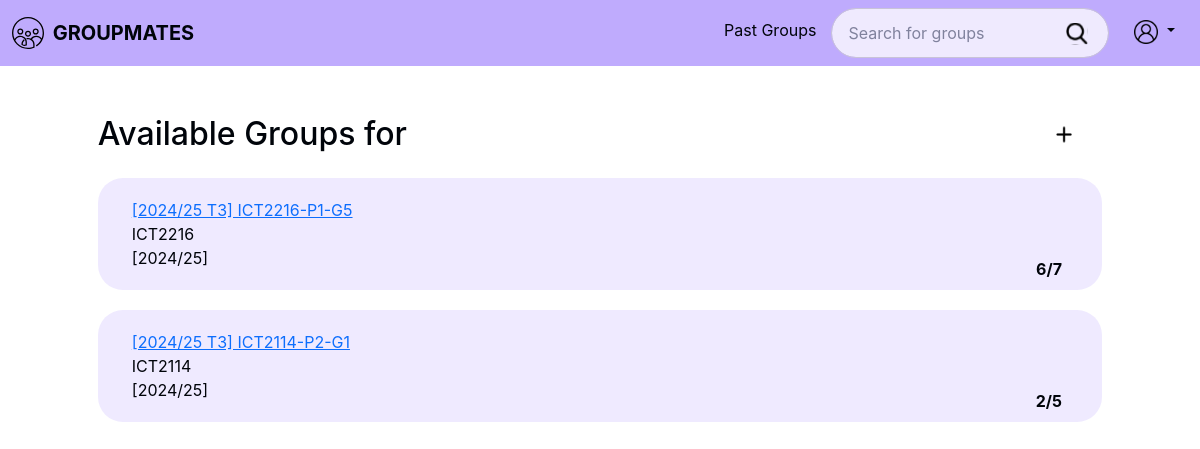
/groups.php (signed in), run on an earlier commit of the app's database.
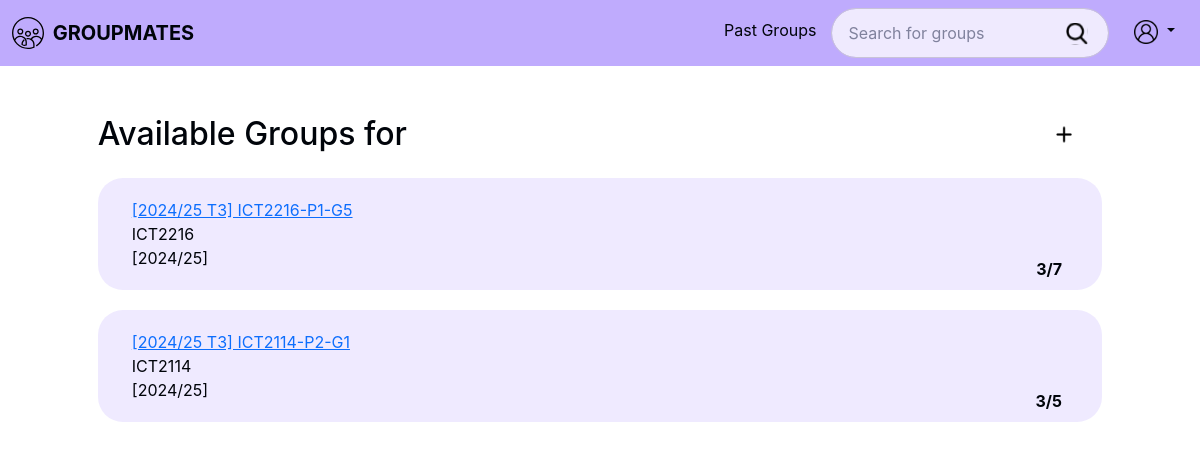
And on a later commit of the database.
### tables this page shows
CREATE TABLE `groups` (
  groupId INT AUTO_INCREMENT PRIMARY KEY,
  groupName VARCHAR(255) NOT NULL,
  acadYear VARCHAR(20) NOT NULL,
  trimester VARCHAR(10) NOT NULL,
  moduleCode VARCHAR(20) NOT NULL,
  labGroupCode VARCHAR (10) NULL,
  groupNumber INT NOT NULL,
  noOfMembers INT NOT NULL DEFAULT 0,
  maxGroupSize INT NOT NULL,
  groupStatus ENUM('active', 'inactive', 'closed') NOT NULL, 
  FOREIGN KEY (moduleCode) REFERENCES modules (moduleCode) ON DELETE RESTRICT,
  FOREIGN KEY (labGroupCode, moduleCode) REFERENCES labGroups (labGroupCode, moduleCode) ON DELETE RESTRICT
);

### src/Boundary/GroupPageController.php (called while the page is built, shortened)
<?php
class GroupPageController
{
    private GroupControl $groupControl;
    public function __construct(GroupControl $groupControl, GroupMembershipControl $groupMembershipControl, PDO $pdo)
    {
        $this->groupControl = $groupControl;
    }
    public function listAllActiveGroups(): array
    {
        return $this->groupControl->getAllActiveGroups();
    }
}
?>

### src/Control/GroupControl.php (called while the page is built, shortened)
<?php
class GroupControl
{
    private GroupRepository $groupRepo;
    public function __construct(
        GroupRepository $groupRepo,
        GroupMembershipRepository $groupMembershipRepo
    ) {
        $this->groupRepo = $groupRepo;
    }
    public function getAllActiveGroups(): array
    {
        return $this->groupRepo->getAllActiveGroups();
    }
}
?>

### src/Mapper/GroupMapper.php (called while the page is built, shortened)
<?php
class GroupMapper implements GroupRepository
{
    private PDO $dbConnection;
    public function __construct(PDO $dbConnection)
    {
        $this->dbConnection = $dbConnection;
    }
    private function mapRowToGroup(array $row): Group
    {
        $group = new Group(
            $row['acadYear'],
            $row['trimester'],
            $row['moduleCode'],
            $row['labGroupCode'],
            (int) $row['groupNumber'],
            (int) $row['maxGroupSize'],
            $row['groupStatus'],
            (int) $row['noOfMembers']
        );
        $group->assignGroupId((int) $row['groupId']);
        $group->assignGroupName($row['groupName']);
        return $group;
    }
    public function getAllActiveGroups(): array
    {
        $stmt = $this->dbConnection->prepare("SELECT * FROM `groups` WHERE groupStatus = 'active'");
        $stmt->execute();
        $groups = [];
        while ($row = $stmt->fetch(PDO::FETCH_ASSOC)) {
            $group = $this->mapRowToGroup($row);
            $groups[] = $group;
        }
        return $groups;
    }
}
?>

### src/Entity/Group.php (called while the page is built, shortened)
<?php
class Group
{
    private int $groupId;
    private string $groupName;
    private string $acadYear;
    private string $moduleCode;
    private int $noOfMembers;
    private int $maxMembers;
    public function getGroupId(): int
    {
        return $this->groupId;
    }
    public function getGroupName(): string
    {
        return $this->groupName;
    }
    public function getAcadYear(): string
    {
        return $this->acadYear;
    }
    public function getModuleCode(): string
    {
        return $this->moduleCode;
    }
    public function getNoOfMembers(): int
    {
        return $this->noOfMembers;
    }
    public function getMaxMembers(): int
    {
        return $this->maxMembers;
    }
    private function setGroupId(int $groupId): void
    {
        $this->groupId = $groupId;
    }
    private function setGroupName(string $groupName): void
    {
        $this->groupName = $groupName;
    }
    private function setAcadYear(string $acadYear): void
    {
        $this->acadYear = $acadYear;
    }
    private function setModuleCode(string $moduleCode): void
    {
        $this->moduleCode = $moduleCode;
    }
    private function setNoOfMembers(int $noOfMembers): void
    {
        $this->noOfMembers = $noOfMembers;
    }
    private function setMaxMembers(int $maxMembers): void
    {
        $this->maxMembers = $maxMembers;
    }
}
?>

### public/groups.php (the view, shortened to what this page needs)
<?php
require_once __DIR__ . '/../src/bootstrap.php';
$groupRepo = new GroupMapper($pdo);
$groupMembershipRepo = new GroupMembershipMapper($pdo);
$groupJoinRequestsRepo = new GroupJoinRequestsMapper($pdo);
$groupControl = new GroupControl($groupRepo, $groupMembershipRepo);
$groupMembershipControl = new GroupMembershipControl($groupMembershipRepo, $groupRepo, $groupJoinRequestsRepo);
$controller = new GroupPageController($groupControl, $groupMembershipControl, $pdo);
$groups = $controller->listAllActiveGroups();
?>
<div class="container">
    <div class="group-wrapper">
        <div class="title d-flex justify-content-between mb-4">
            <h2 class="m-0">Available Groups for </h2>
            <a href="group_create.php" class="text-decoration-none d-flex">
                <img src="img/plus.svg" alt="Add Group" class="w-100 add-group" />
            </a>
        </div>
        <?php if (count($groups) > 0): ?>
            <?php foreach ($groups as $group): ?>
                <div class="group-item">
                    <a href="group_info.php?groupId=<?= $group->getGroupId() ?>">
                        <?= htmlspecialchars($group->getGroupName()) ?>
                    </a>
                    <span class="module"><?= htmlspecialchars($group->getModuleCode()) ?></span>
                    <span class="acad-term">[<?= htmlspecialchars($group->getAcadYear()) ?>]</span>
                    <span class="member-count"><?= $group->getNoOfMembers() ?>/<?= $group->getMaxMembers() ?></span>
                </div>
            <?php endforeach; ?>
        <?php else: ?>
            <p>No groups found.</p>
        <?php endif; ?>
    </div>
</div>
<?php
include '_layout.php';
?>

What changed in the data, as far as the page shows it:
changed groups "[2024/25 T3] ICT2216-P1-G5": noOfMembers "6" → "3"
changed groups "[2024/25 T3] ICT2114-P2-G1": noOfMembers "2" → "3"
